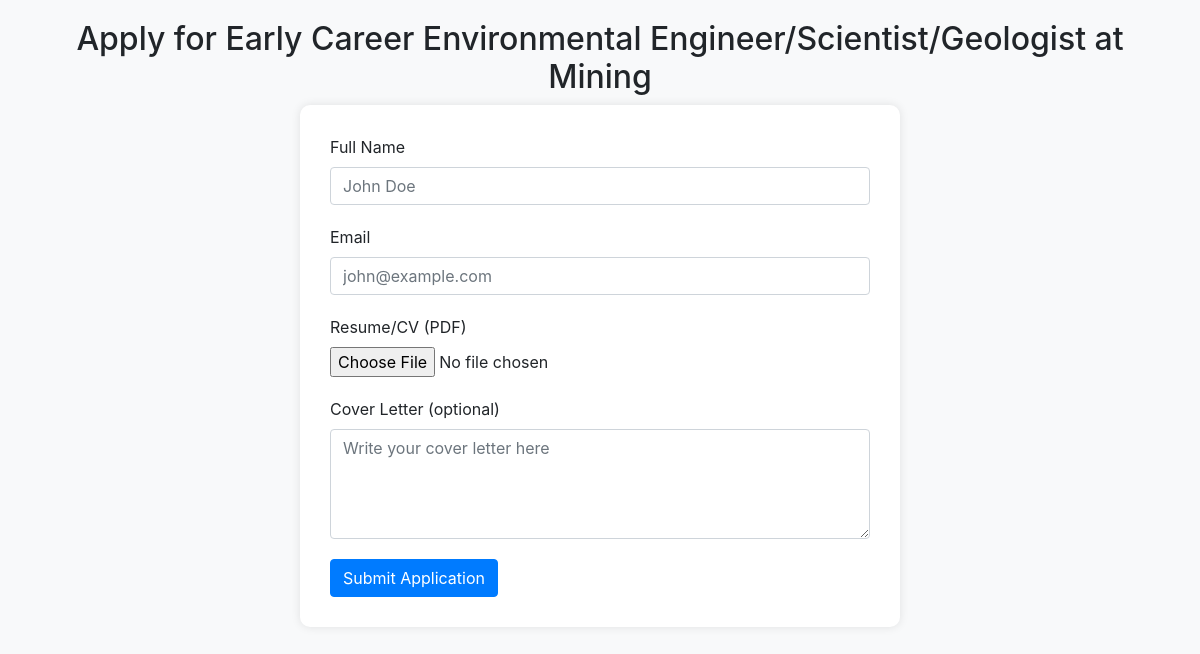
The app's page /apply_job/1/80/ with its own data.
### myapp/models.py (models this page shows, shortened)
class Job(models.Model):
    title = models.CharField(max_length=255)
    Description=models.TextField()
    JobType = models.CharField(max_length=255)
    industry = models.ForeignKey(Industry, on_delete=models.CASCADE)
    Companyname = models.CharField(max_length=200)
    salary = models.CharField(max_length=300)
    Location=models.CharField(max_length=200)

class Industry(models.Model):
    name = models.CharField(max_length=255)

### myapp/views.py (the view)
# urls.py: path('apply_job/<int:industry_id>/<int:job_id>/', apply_job, name='apply_job'),
def apply_job(request, industry_id, job_id):
    if request.method == 'POST':
        full_name = request.POST.get('full_name')
        email = request.POST.get('email')
        resume = request.FILES.get('resume')
        cover_letter = request.POST.get('cover_letter')
        print(full_name)
        print(email)
        print(resume)
        job_application = JobApplication.objects.create(
            job_id=job_id,
            name=full_name,
            email=email,
            resume=resume,
            cover_letter=cover_letter,
        )
        job_application.save()
        return redirect('myapp:success')  # Redirect to a success page after submission
    else:
        context = {
            'job': Job.objects.get(pk=job_id),
            'industry': Industry.objects.get(pk=industry_id),
        }
        return render(request, 'job_application_form.html', context)

### myapp/templates/job_application_form.html (shortened to what this page needs)
<!DOCTYPE html>
<html lang="en">
<head>
    <link rel="stylesheet" href="https://stackpath.bootstrapcdn.com/bootstrap/4.3.1/css/bootstrap.min.css">
</head>
<body>
    <div class="container">
        <h2 class="text-center">Apply for {{ job.title }} at {{ industry.name }}</h2>
        <form class="application-form" method="post" action="{% url 'myapp:apply_job' industry_id=industry.id job_id=job.id %}">
            <div class="form-group">
                <label for="full_name">Full Name</label>
                <input type="text" class="form-control" id="full_name" name="full_name" placeholder="John Doe" required>
            </div>
            <div class="form-group">
                <label for="email">Email</label>
                <input type="email" class="form-control" id="email" name="email" placeholder="john@example.com" required>
            </div>
            <div class="form-group">
                <label for="resume">Resume/CV (PDF)</label>
                <input type="file" class="form-control-file" id="resume" name="resume" accept=".pdf" required>
            </div>
            <div class="form-group">
                <label for="cover_letter">Cover Letter (optional)</label>
                <textarea class="form-control" id="cover_letter" name="cover_letter" rows="4" placeholder="Write your cover letter here"></textarea>
            </div>
            <button type="submit" class="btn btn-primary">Submit Application</button>
        </form>
    </div>
</body>
</html>

### myapp/templates/job_application_form.html (style rules this page uses)
body { background-color: #f8f9fa; padding: 20px; }
.application-form { max-width: 600px; margin: 0 auto; background-color: #ffffff; padding: 30px; border-radius: 10px; box-shadow: 0 0 10px rgba(0, 0, 0, 0.1); }
.form-group { margin-bottom: 20px; }

### records on screen
Job: title "Early Career Environmental Engineer/Scientist/Geologist"
Industry: name "Mining"
